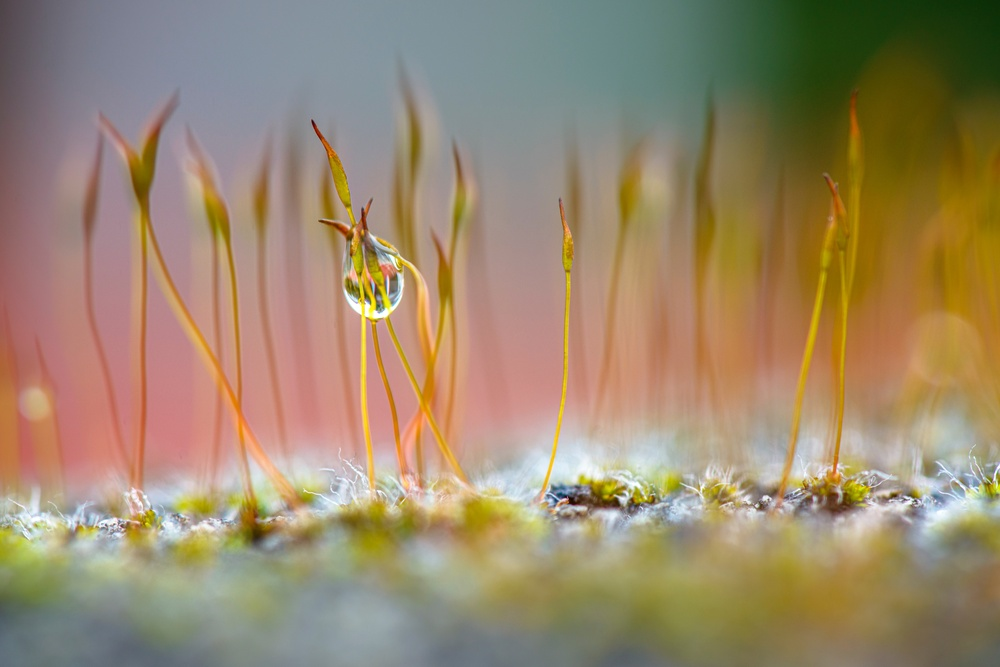
#> input picture images/dewdrop.jpg, 1000 x 667 px, shrunk from 7207 x 4810 before the run, given in place of _sample.png, which was not available
$ python image_play.py   (older library calls are emulated)
#> lines starting #> are read from the running program, lines starting #| are printed output that depends on the picture; pictures that were not available may be replaced by others from this repository, and a replacement may not be noted
from PIL import Image
import matplotlib.pyplot as plt
import numpy as np

import os
from pathlib import Path

# Photo by Giulio Magnifico on Unsplash
# https://unsplash.com/@giuliomagnifico?utm_source=medium&utm_medium=referral

# image_name = 'dewdrop.jpg'
image_name = '_sample.png'
image_path = os.path.join(Path(__file__).parent.parent, f'images/{image_name}')
img = Image.open(image_path)
#> img is the input picture: PIL image 1000x667 RGB; mean R, G, B 154.6, 136.2, 108.5
img.load()
img_array = np.asarray(img, dtype='int32')

print(f'img_array.shape: {img_array.shape}')
#| img_array.shape: (667, 1000, 3)

#  Show effects of minimising and maximising rgb
colours = {0: 'red', 1: 'green', 2: 'blue'}


def save_and_show_plot(save_as):
    image_path = os.path.join(Path(__file__).parent.parent, f'results/{save_as}.png')
    plt.savefig(image_path)
    plt.show()


test1 = True
if test1:

    title = 'Original image'
    plt.title(title)
    plt.imshow(img_array)
    save_and_show_plot(save_as=title)
    # plt.show()

    for channel in range(3):
        for colour_factor in range(2):
            temp_image = np.copy(img_array)
            title = 'Set {} to {}'.format(colours[channel], colour_factor)
            brightness = 255 * colour_factor
            print(f'channel: {channel};  brightness: {brightness}')
            temp_image[:, :, channel] = brightness
            plt.title(title)
            plt.imshow(temp_image)
            save_and_show_plot(save_as=title)
#> this loop made 3 passes
#> pass 1, in save_and_show_plot (call 2), `plt.savefig(image_path)`:
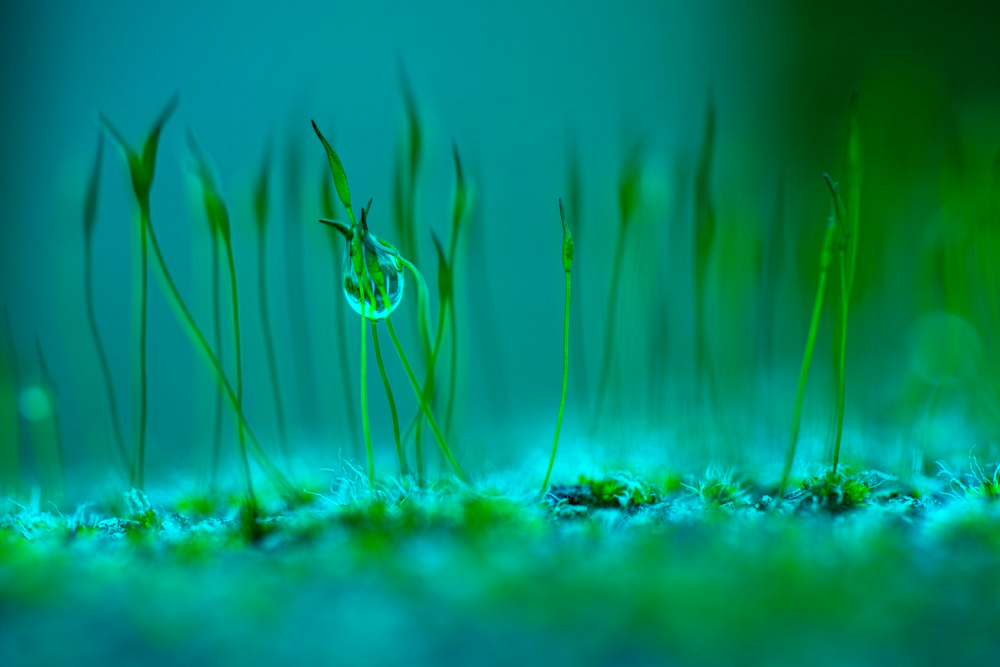
#> shown: shape (667, 1000, 3); mean R, G, B 0, 136.2, 108.5
#> pass 1, in save_and_show_plot (call 3), `plt.savefig(image_path)`:
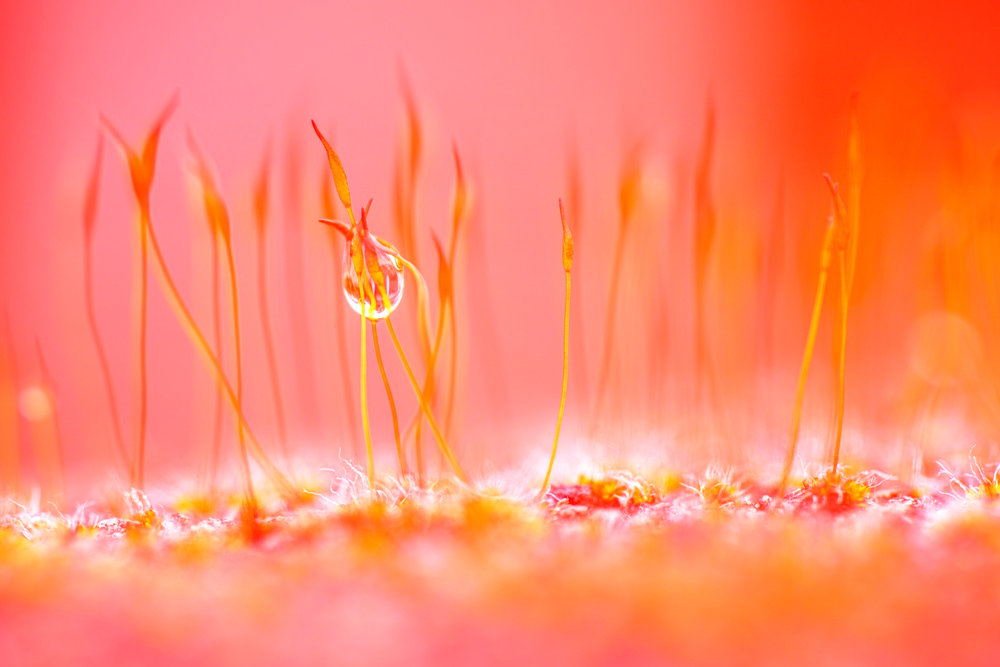
#> shown: shape (667, 1000, 3); mean R, G, B 255, 136.2, 108.5
#> pass 2, in save_and_show_plot (call 5), `plt.savefig(image_path)`:
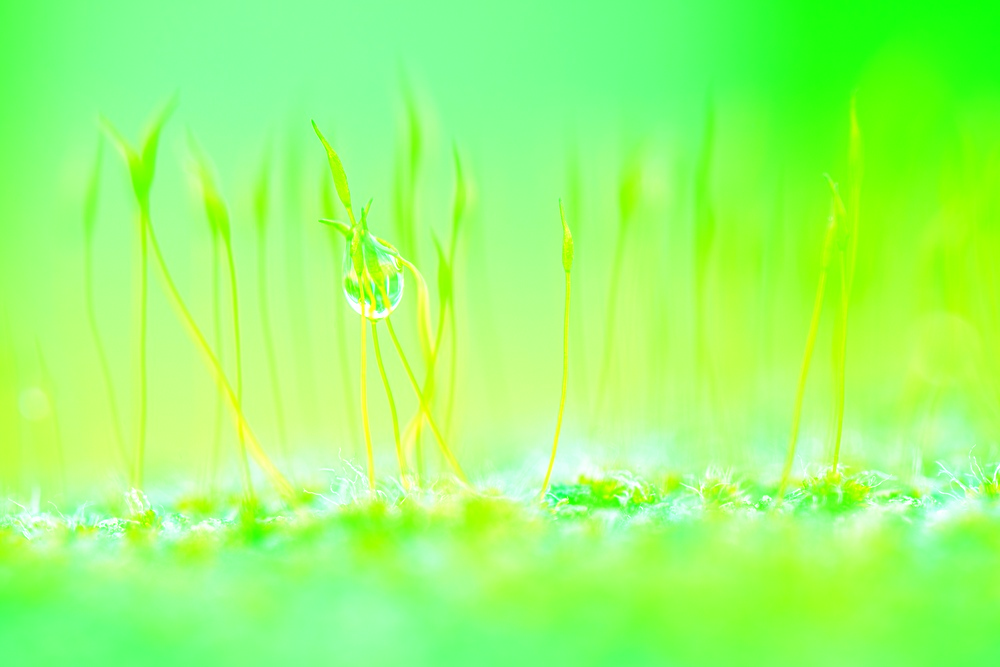
#> shown: shape (667, 1000, 3); mean R, G, B 154.6, 255, 108.5
#> after the loop:
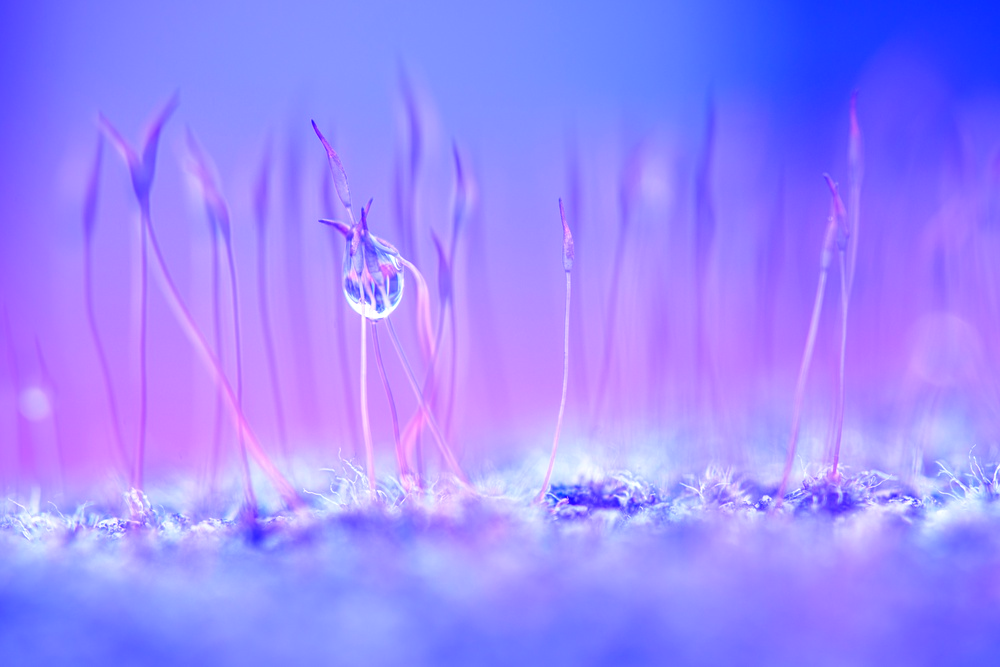
#> temp_image: shape (667, 1000, 3) int32; mean R, G, B 154.6, 136.2, 255

    for channel in range(3):
        title = 'Show {} only'.format(colours[channel])
        temp_image = np.copy(img_array)
        for other_channel in range(3):
            if other_channel != channel:
                temp_image[:, :, other_channel] = 0
        plt.title(title)
        plt.imshow(temp_image)
        save_and_show_plot(save_as=title)
#> this loop made 3 passes
#> pass 1, in save_and_show_plot (call 8), `plt.savefig(image_path)`:
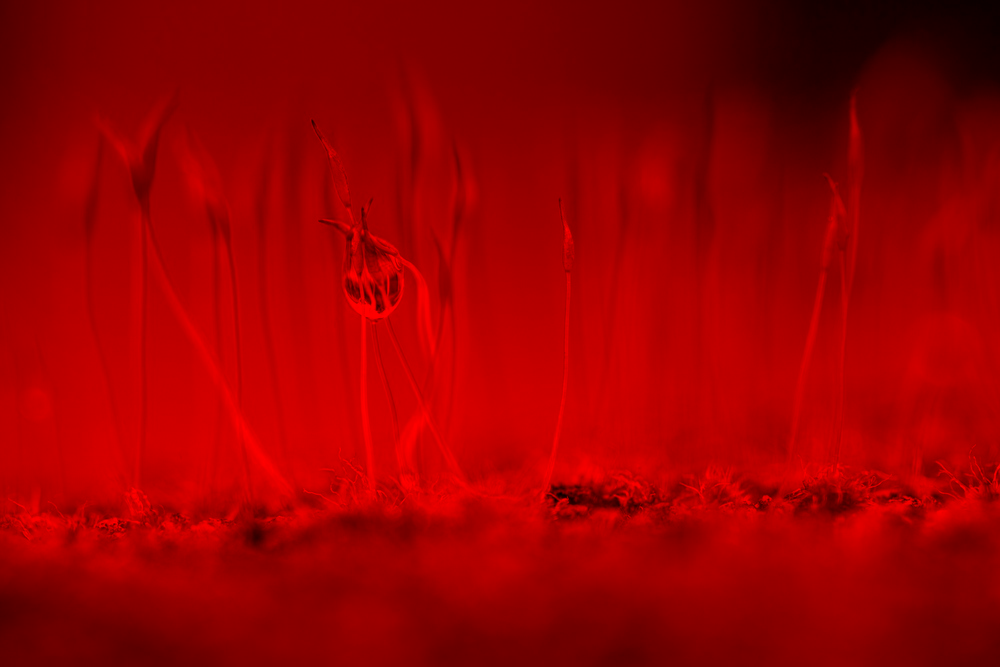
#> shown: shape (667, 1000, 3); mean R, G, B 154.6, 0, 0
#> pass 2, in save_and_show_plot (call 9), `plt.savefig(image_path)`:
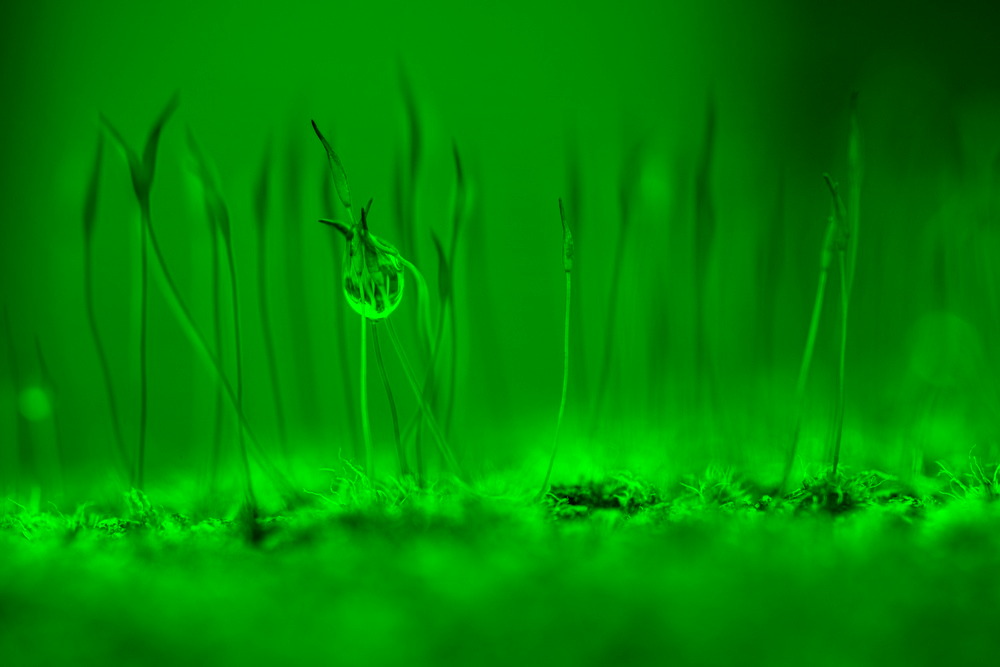
#> shown: shape (667, 1000, 3); mean R, G, B 0, 136.2, 0
#> after the loop:
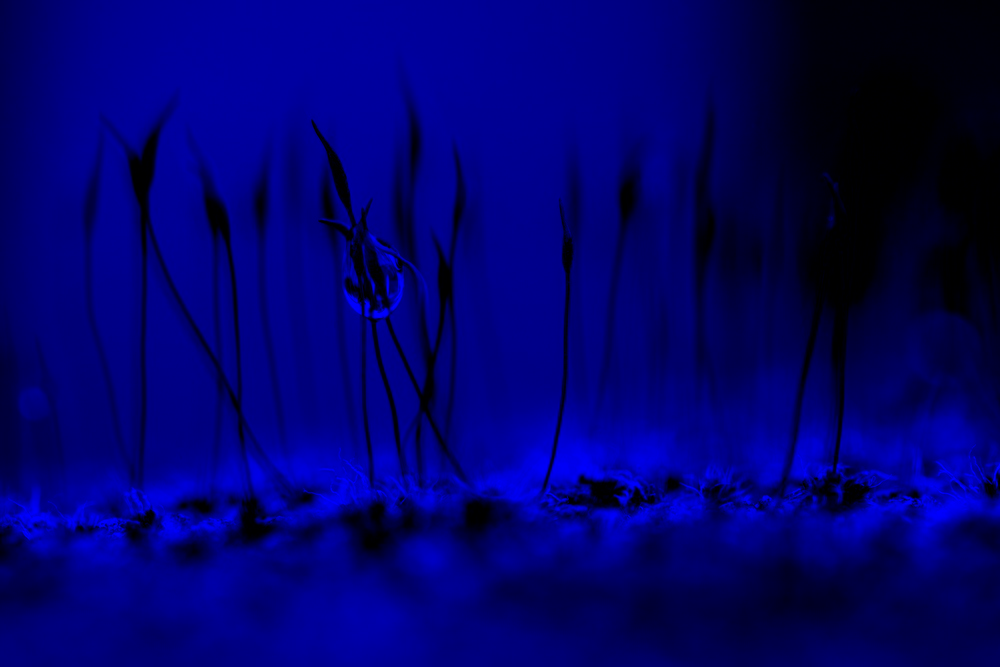
#> temp_image: shape (667, 1000, 3) int32; mean R, G, B 0, 0, 108.5

# Downsampling - from https://scikit-image.org/docs/dev/auto_examples/transform/plot_rescale.html
# - monochrome

import skimage
from skimage import data, color
from skimage.transform import rescale, resize, downscale_local_mean
import math

test2 = False
if test2:

    image = color.rgb2gray(np.copy(img_array))

    image_rescaled = rescale(image, 0.25, anti_aliasing=False)
    image_resized = resize(image, (image.shape[0] // 4, image.shape[1] // 4),
                           anti_aliasing=True)
    image_downscaled = downscale_local_mean(image, (4, 3))

    fig, axes = plt.subplots(nrows=2, ncols=2)

    ax = axes.ravel()

    ax[0].imshow(image, cmap='gray')
    ax[0].set_title("Original image")

    ax[1].imshow(image_rescaled, cmap='gray')
    ax[1].set_title("Rescaled image (no aliasing)")

    ax[2].imshow(image_resized, cmap='gray')
    ax[2].set_title("Resized image (aliasing)")

    ax[3].imshow(image_downscaled, cmap='gray')
    ax[3].set_title("Downscaled image (no aliasing)")

    plt.tight_layout()
    plt.show()

# Downsampling - as above, but reworked for colour
test3 = False
if test3:

    image = np.copy(img_array)
    print(f'image pixel max: {np.max(image)}; pixel min: {np.min(image)}')
    # NB from scikit v0.19 on, multichannel is deprecated in favour of channel_axis
    image_rescaled = np.array(
        rescale(image, (0.25, 0.25), anti_aliasing=False, preserve_range=True, multichannel=True),
        dtype=int)
    temp_image = image_rescaled
    print('{} pixel max: {}; pixel min: {}; shape = {}'.format(
        'image_rescaled', np.max(temp_image), np.min(temp_image), temp_image.shape))

    # original example had anti_aliasing=True
    image_resized = np.array(
        resize(image, (64, 64, 3), preserve_range=True, anti_aliasing=False),
        dtype=int)
    temp_image = image_resized
    print('{} pixel max: {}; pixel min: {}; shape = {}'.format(
        'image_resized', np.max(temp_image), np.min(temp_image), temp_image.shape))

    # [4 lines of commented-out code are left out]
    x_fact = int(np.round(image.shape[0]/64))
    y_fact = int(np.round(image.shape[1]/64))
    # With downscale, cannot guarantee getting exactly 64 x 64
    image_downscaled = np.array(
        downscale_local_mean(image, (x_fact, y_fact, 1)),
        dtype=int)
    temp_image = image_downscaled
    print('{} pixel max: {}; pixel min: {}; shape = {}'.format(
        'image_downscaled', np.max(temp_image), np.min(temp_image), temp_image.shape))

    fig, axes = plt.subplots(nrows=2, ncols=2)

    ax = axes.ravel()

    ax[0].imshow(image)
    ax[0].set_title("Original image")

    ax[1].imshow(image_rescaled)
    ax[1].set_title("Rescaled image (no aliasing)")

    ax[2].imshow(image_resized)
    ax[2].set_title("Resized image (no aliasing)")

    ax[3].imshow(image_downscaled)
    ax[3].set_title("Downscaled image (no aliasing)")

    plt.tight_layout()
    plt.show()
